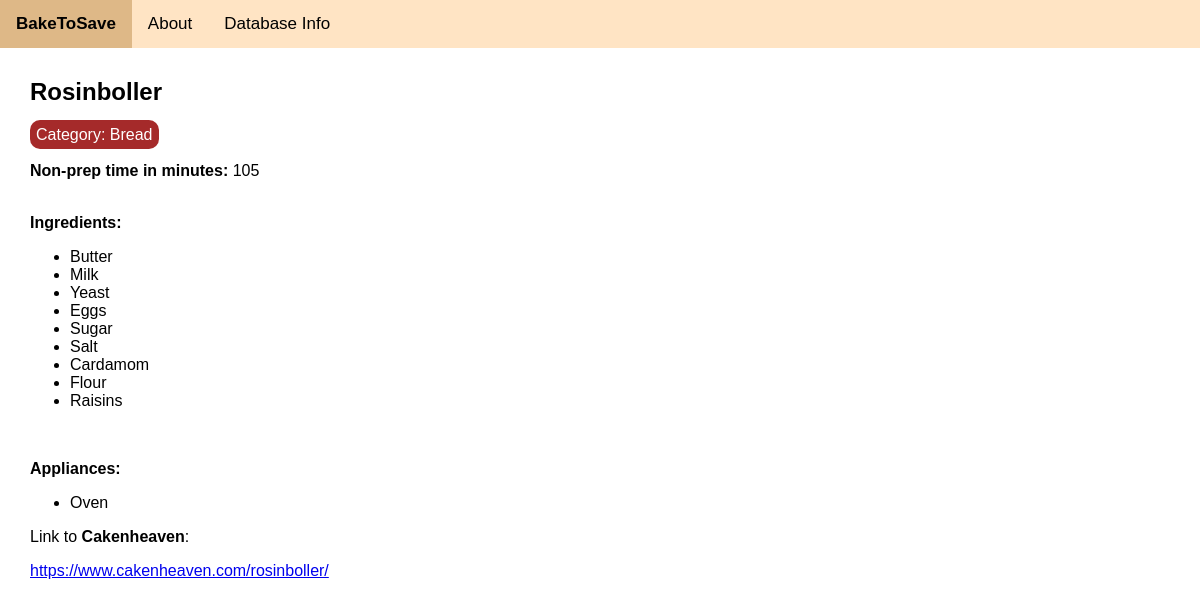
The page /1 on the database its author committed.
### tables this page shows
CREATE TABLE recipes (
    r_id INTEGER PRIMARY KEY,
    name TEXT NOT NULL,
    category TEXT NOT NULL,
    time TIME NOT NULL,
    source TEXT NOT NULL,
    link TEXT NOT NULL,
    ingredients TEXT NOT NULL,
    appliances TEXT NOT NULL
);

### app.py (the view)
@app.route('/<int:recipe_id>')
def recipe(recipe_id):
    recipe = get_recipe(recipe_id)
    return render_template('recipe.html', recipe=recipe)

### app.py (called while the page is built)
def get_db_connection():
    conn = sqlite3.connect('recipes.db')
    conn.row_factory = sqlite3.Row
    return conn

def makelists(recipe):
    if 'ingredients' in recipe:
        recipe['ingredients'] = recipe['ingredients'].split('/')
    if 'appliances' in recipe:
        recipe['appliances'] = recipe['appliances'].split('/')
    return recipe

def get_recipe(recipe_id):
    conn = get_db_connection()
    recipe = conn.execute('SELECT * FROM recipes WHERE r_id = ?',
                        (recipe_id,)).fetchone()
    conn.close()
    if recipe is None:
        abort(404)
    recipe = dict(recipe)
    recipe = makelists(recipe)
    return(recipe)

### templates/recipe.html
{% extends 'base.html' %}
{% block content %}
    <h2>{% block title %} {{ recipe['name'] }} {% endblock %}</h2>
    <span class="badge badge-primary">Category: {{ recipe['category'] }}</span>
    <div>
        <br>
        <span><b>Non-prep time in minutes: </b></span>
        {{recipe['time']}}
    </div>
    <br>
    <p><b>Ingredients:</b></p>
    <ul>
        {% for ingredient in recipe['ingredients'] %}
            <li>{{ ingredient }}</li>
        {% endfor %}
    </ul>
    <br>
    <p><b>Appliances:</b></p>
    <ul>
        {% for appliance in recipe['appliances'] %}
            <li>{{ appliance }}</li>
        {% endfor %}
    </ul>
    <p>Link to <b>{{ recipe['source'] }}</b>:</p> <a href="{{ recipe['link'] }}">{{ recipe['link'] }}</a>
{% endblock %}

### static/css/style.css (style rules this page uses)
body { margin: 0; font-family: Arial, Helvetica, sans-serif; }
.badge { border-radius: 10px; padding: 6px; color:#fff; background-color:brown; }

### rows shown on the page
recipes: name "Rosinboller", category "Bread", time "105", appliances "Oven", source "Cakenheaven", link "https://www.cakenheaven.com/rosinboller/"

### other values the page prints
{{ ingredient }} "Butter" "Milk" "Yeast" "Eggs" "Sugar" "Salt" "Cardamom" "Flour" "Raisins"
